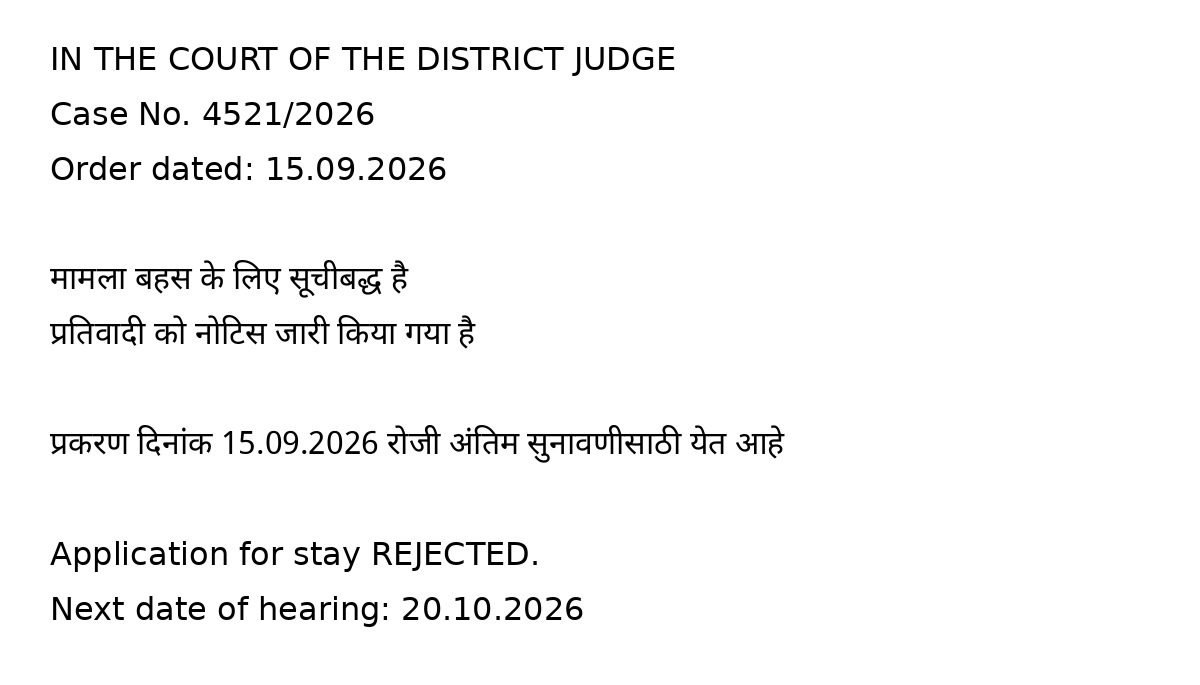
#> input picture NyayMitra-feature-nlp-translation/court_order_test.png, 1200 x 685 px
$ python ocr_preprocess.py court_order_test.png
#> lines starting #> are read from the running program, lines starting #| are printed output that depends on the picture; after the words box and inside, x2 and y2 are one past the last pixel; in counts of white or black regions, pixels touching at a corner belong together
import cv2
import numpy as np
import pytesseract
from PIL import Image

def deskew(image):
    gray = cv2.cvtColor(image, cv2.COLOR_BGR2GRAY) if len(image.shape) == 3 else image
    gray = cv2.bitwise_not(gray)
    thresh = cv2.threshold(gray, 0, 255, cv2.THRESH_BINARY | cv2.THRESH_OTSU)[1]
    coords = np.column_stack(np.where(thresh > 0))
    if len(coords) == 0:
        return image
    angle = cv2.minAreaRect(coords)[-1]
    if angle < -45:
        angle = -(90 + angle)
    else:
        angle = -angle
    (h, w) = image.shape[:2]
    center = (w // 2, h // 2)
    M = cv2.getRotationMatrix2D(center, angle, 1.0)
    rotated = cv2.warpAffine(image, M, (w, h), flags=cv2.INTER_CUBIC, borderMode=cv2.BORDER_REPLICATE)
    return rotated

def denoise_and_threshold(image):
    gray = cv2.cvtColor(image, cv2.COLOR_BGR2GRAY) if len(image.shape) == 3 else image
    denoised = cv2.fastNlMeansDenoising(gray, h=15)
    thresh = cv2.adaptiveThreshold(denoised, 255, cv2.ADAPTIVE_THRESH_GAUSSIAN_C, cv2.THRESH_BINARY, blockSize=31, C=15)
    return thresh

def upscale_if_small(image, min_width=1500):
    h, w = image.shape[:2]
    if w < min_width:
        scale = min_width / w
        image = cv2.resize(image, None, fx=scale, fy=scale, interpolation=cv2.INTER_CUBIC)
    return image

def preprocess(image_path):
#> called with image_path = 'court_order_test.png'
    image = cv2.imread(image_path)
#> image is the input picture: shape (685, 1200, 3); min 0, max 255, mean 246.3
    image = upscale_if_small(image)
#> in upscale_if_small, `image = cv2.resize(image, None, fx=scale, fy=scale, interpolation=cv2...`:
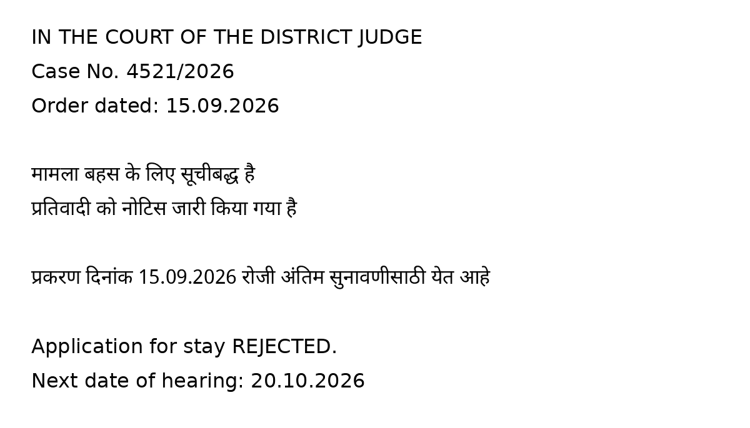
#> image: shape (856, 1500, 3) (shown at 1/2 size); min 0, max 255, mean 246.3
    image = deskew(image)
#> in deskew, `gray = cv2.bitwise_not(gray)`:
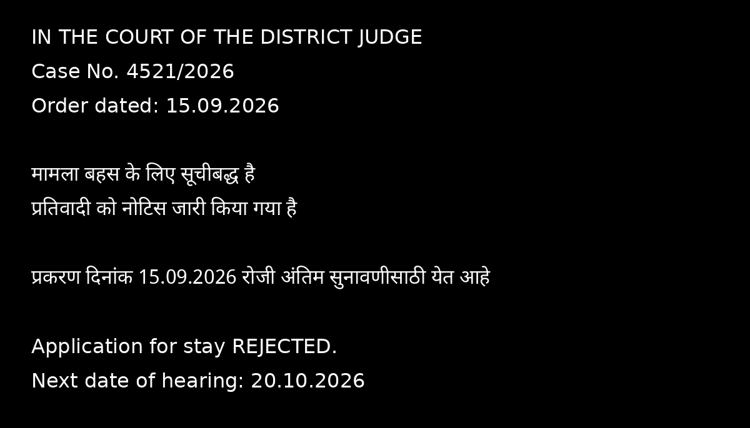
#> gray: shape (856, 1500) (shown at 1/2 size); min 0, max 255, mean 8.7
#> in deskew, `thresh = cv2.threshold(gray, 0, 255, cv2.THRESH_BINARY | cv2.THRESH_OT..`:
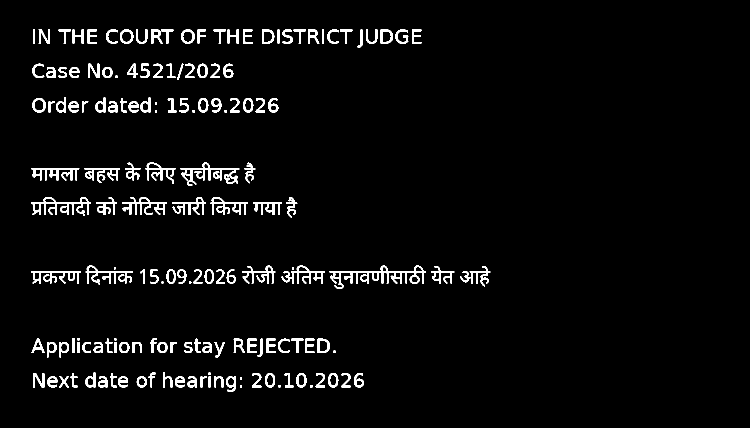
#> thresh: shape (856, 1500) (shown at 1/2 size); 3.6% white; 157 white regions (3 under 20 px), largest, box (x1, y1, x2, y2) and area: (659, 531, 852, 578) 2330, (361, 325, 479, 372) 1531, (62, 394, 182, 432) 1424
#> in deskew, `coords = np.column_stack(np.where(thresh > 0))`: coords = 45932 pairs, first value 59 to 783, second value 62 to 980
#> in deskew, `angle = cv2.minAreaRect(coords)[-1]`: angle = -90
#> in deskew, `angle = -(90 + angle)`: angle = 0
#> in deskew, `M = cv2.getRotationMatrix2D(center, angle, 1.0)`: M = [[1, 0, 0], [0, 1, 0]]
    processed = denoise_and_threshold(image)
#> in denoise_and_threshold, `thresh = cv2.adaptiveThreshold(denoised, 255, cv2.ADAPTIVE_THRESH_GAUS..`:
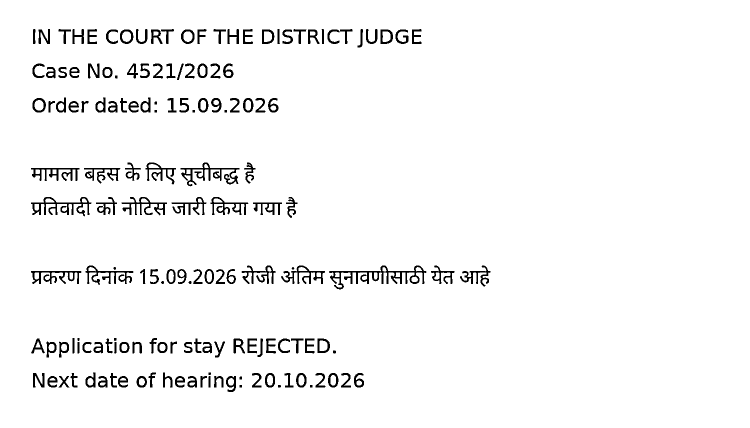
#> thresh: shape (856, 1500) (shown at 1/2 size); 96.2% white; 157 black regions, largest, box (x1, y1, x2, y2) and area: (658, 531, 853, 579) 2418, (361, 325, 479, 373) 1563, (62, 394, 183, 433) 1497
    return processed

def run_ocr_with_confidence(image, lang="eng+hin+mar"):
    pil_img = Image.fromarray(image)
#> (the run stopped early here; a loop or call above may not have finished)
